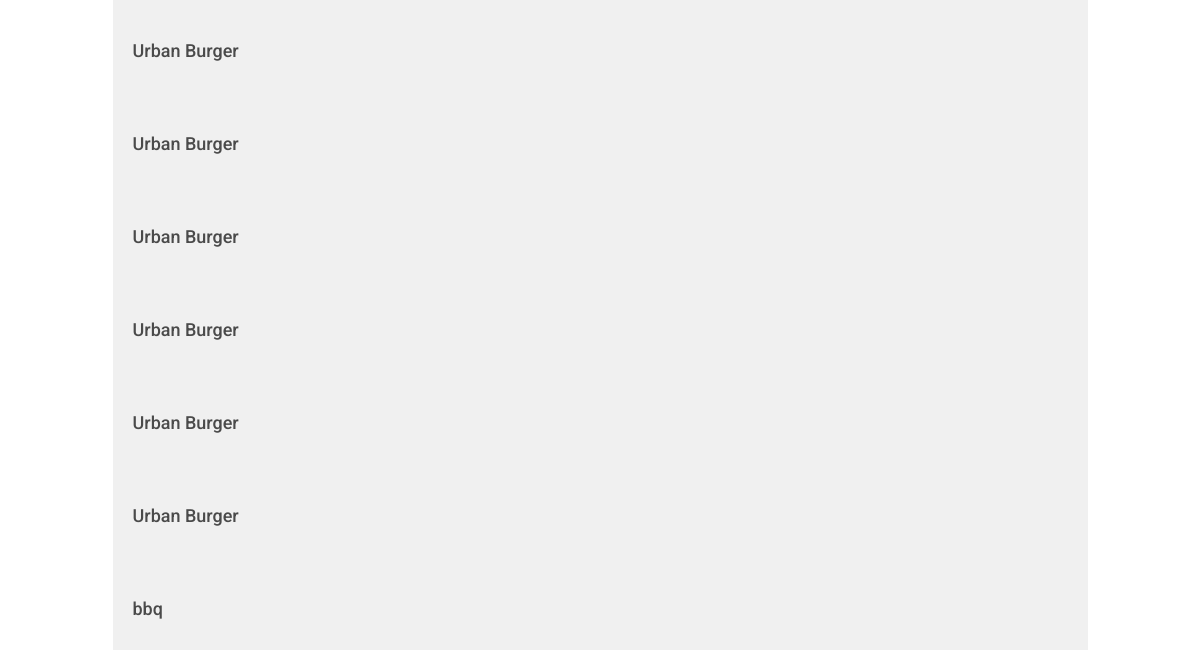
Page /restaurant/ (lower part) on the earlier database version.
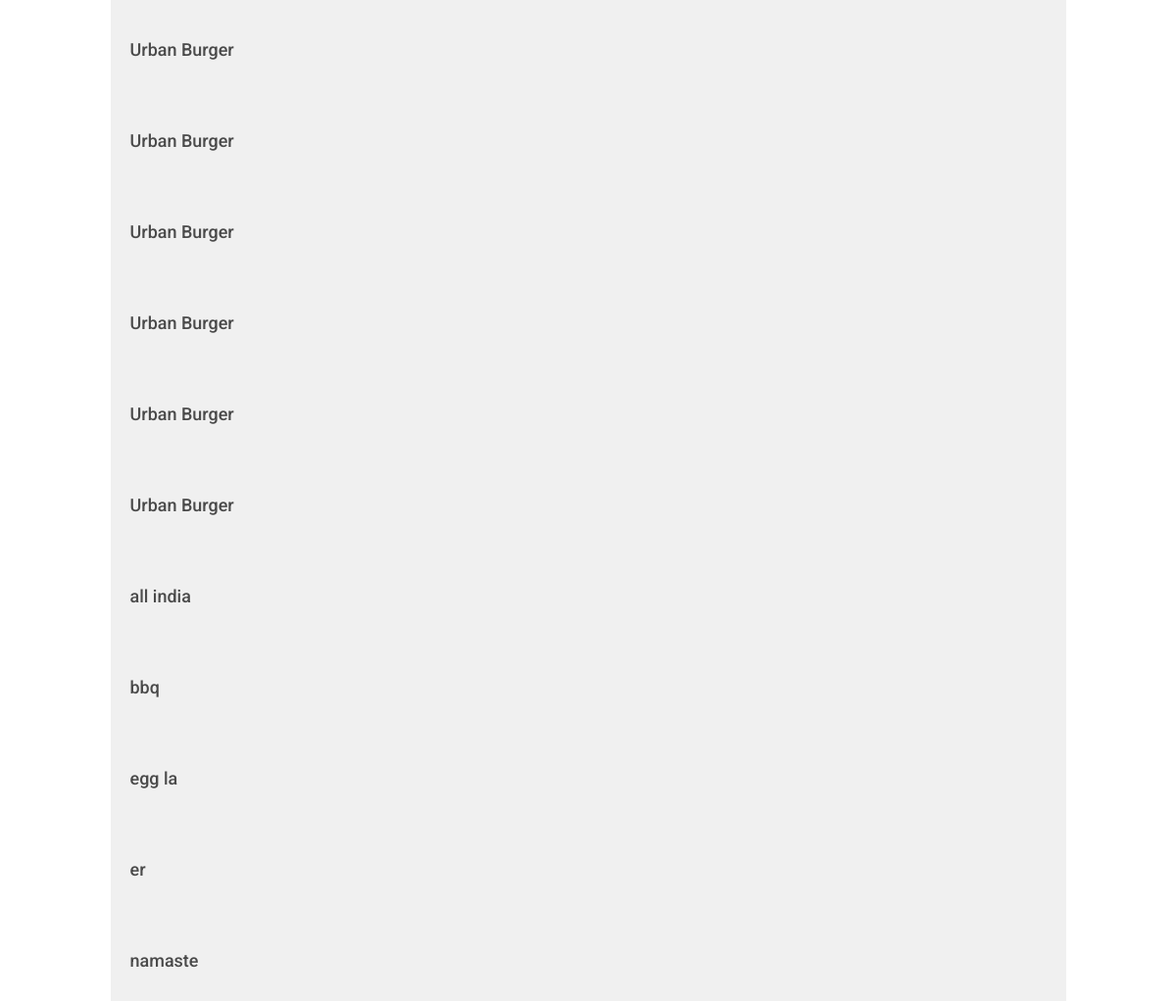
Same page on the later database version.
### database_setup.py (models this page shows, shortened)
class Restaurant(Base):
    __tablename__ = 'restaurant'
    id = Column(Integer, primary_key=True)
    name = Column(String(250), nullable=False)
    user_id = Column(Integer,ForeignKey('user.id'))
    user = relationship(User)

### project.py (the view)
@app.route('/')
@app.route('/restaurant/')
def showRestaurants():
  restaurants = session.query(Restaurant).order_by(asc(Restaurant.name))
  if 'username' not in login_session:
    return render_template('publicrestaurant.html',restaurants = restaurants)
  else:
    return render_template('restaurants.html', restaurants = restaurants)

### templates/publicrestaurant.html (shortened to what this page needs)
{% extends "main.html" %}
{% block content %}
    {% for restaurant in restaurants %}
        <a href = "{{url_for('showMenu', restaurant_id = restaurant.id)}}">
            <div class="row">
                <div class="col-md-1"></div>
                    <div class="col-md-10 restaurant-list">
                        <h3>{{restaurant.name}}</h3>
                    </div>
                <div class="col-md-1"></div>
            </div>
        </a>
    {% endfor %}
{% endblock %}

### templates/main.html (shortened to what this page needs)
<!DOCTYPE html>
<html lang="en">
	<head>
		<link rel="stylesheet" href="//netdna.bootstrapcdn.com/bootstrap/3.1.1/css/bootstrap.min.css">
		<link rel=stylesheet type=text/css href="{{ url_for('static', filename='styles.css') }}">
	</head>
	<body>
		<div class="container">
			{% block content %}
			{% endblock %}
		</div>
	</body>
</html>

### static/styles.css (style rules this page uses)
* { font-family: "Helvetica Neue Bold", Roboto, Helvetica, Arial, sans-serif; font-weight: 700; }

Differences in the rows shown:
added Restaurant: name "all india"
added Restaurant: name "egg la"
added Restaurant: name "er"
added Restaurant: name "namaste"
